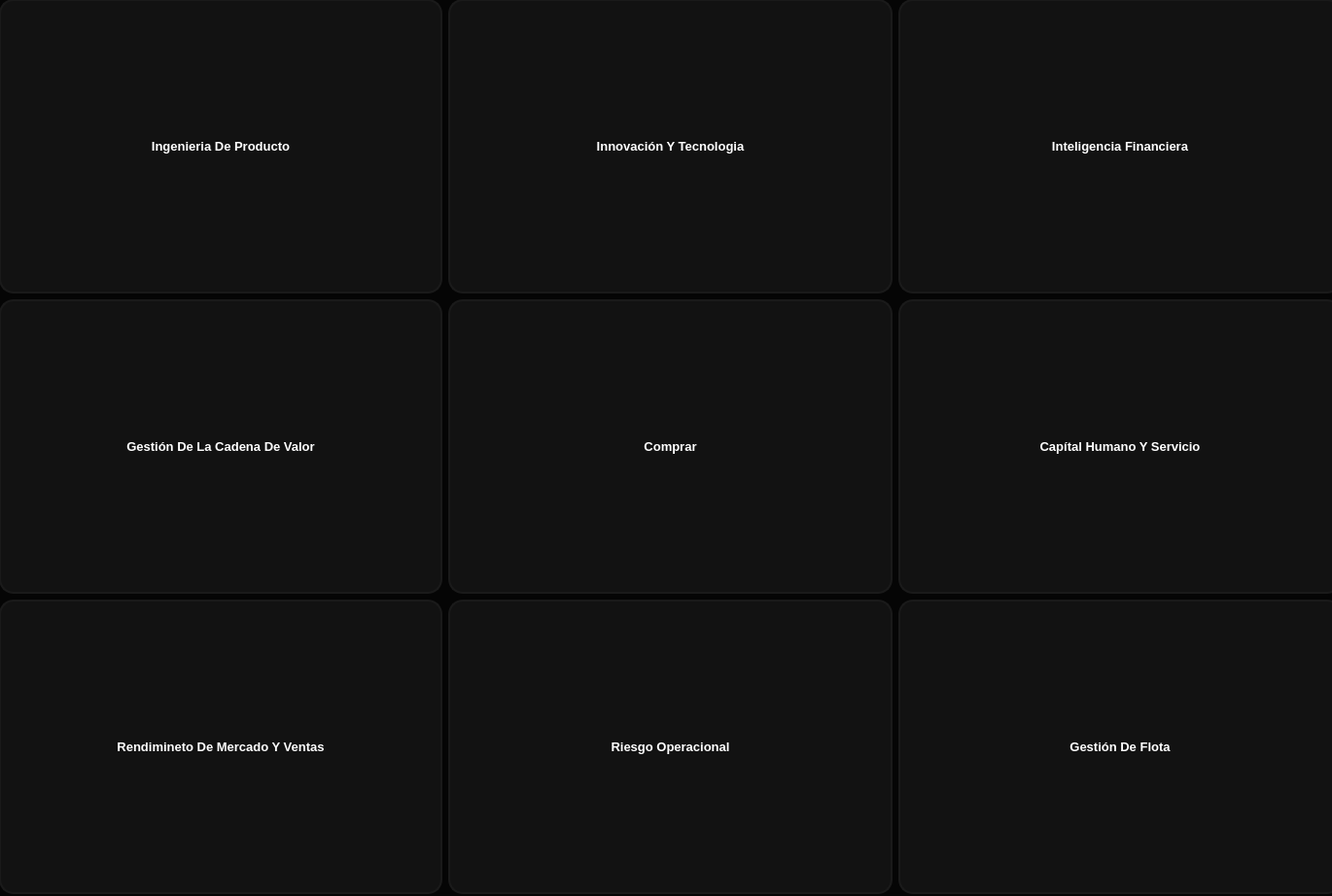
<?xml version="1.0" encoding="UTF-8"?>
<ui version="4.0">
 <class>Rol</class>
 <widget class="QDialog" name="Rol">
  <property name="geometry">
   <rect>
    <x>0</x>
    <y>0</y>
    <width>1370</width>
    <height>922</height>
   </rect>
  </property>
  <property name="windowTitle">
   <string>AutoMetrics 2.0 - Selección de Módulo</string>
  </property>
  <property name="styleSheet">
   <string notr="true">/* Fondo general del diálogo más oscuro */
QDialog {
    background-color: #050505; /* Un negro profundo para que el neón resalte al máximo */
}

/* Estilo para los ToolButtons */
QToolButton {
    background-color: #121212; /* Fondo gris muy oscuro para cada celda */
    color: #ffffff;
    border: 2px solid #1a1a1a;
    border-radius: 15px; /* Bordes redondeados */
    padding: 10px;
    font-size: 13px;
    font-weight: bold;
    text-align: center;
}

/* EFECTO HOVER: Azul/Morado al pasar el mouse */
QToolButton:hover {
    background-color: #1a1a2e; /* Un tono azul noche */
    border: 2px solid #6a0dad; /* Borde morado neón */
    color: #00d4ff; /* Texto azul cian */
}

/* Estilo cuando el botón es presionado */
QToolButton:pressed {
    background-color: #000000;
    border: 2px solid #00d4ff;
}</string>
  </property>
  <property name="windowFilePath">
   <string>AutoMetrics 2.0 - Selección de Módulo</string>
  </property>
  <widget class="QWidget" name="gridLayoutWidget">
   <property name="geometry">
    <rect>
     <x>-1</x>
     <y>-1</y>
     <width>1381</width>
     <height>921</height>
    </rect>
   </property>
   <layout class="QGridLayout" name="gridLayout">
    <item row="0" column="0">
     <widget class="QToolButton" name="toolIngenieria">
      <property name="sizePolicy">
       <sizepolicy hsizetype="Expanding" vsizetype="Expanding">
        <horstretch>0</horstretch>
        <verstretch>0</verstretch>
       </sizepolicy>
      </property>
      <property name="font">
       <font>
        <pointsize>-1</pointsize>
        <bold>true</bold>
       </font>
      </property>
      <property name="cursor">
       <cursorShape>OpenHandCursor</cursorShape>
      </property>
      <property name="text">
       <string>Ingenieria De Producto</string>
      </property>
      <property name="icon">
       <iconset>
        <normalon>:/Icon/Ingenieria.png</normalon>
       </iconset>
      </property>
      <property name="iconSize">
       <size>
        <width>250</width>
        <height>250</height>
       </size>
      </property>
      <property name="toolButtonStyle">
       <enum>Qt::ToolButtonStyle::ToolButtonTextUnderIcon</enum>
      </property>
     </widget>
    </item>
    <item row="1" column="1">
     <widget class="QToolButton" name="toolComprar">
      <property name="sizePolicy">
       <sizepolicy hsizetype="Expanding" vsizetype="Expanding">
        <horstretch>0</horstretch>
        <verstretch>0</verstretch>
       </sizepolicy>
      </property>
      <property name="font">
       <font>
        <pointsize>-1</pointsize>
        <bold>true</bold>
       </font>
      </property>
      <property name="cursor">
       <cursorShape>OpenHandCursor</cursorShape>
      </property>
      <property name="text">
       <string>Comprar</string>
      </property>
      <property name="icon">
       <iconset>
        <normalon>:/Icon/autometrics.png</normalon>
       </iconset>
      </property>
      <property name="iconSize">
       <size>
        <width>250</width>
        <height>400</height>
       </size>
      </property>
      <property name="toolButtonStyle">
       <enum>Qt::ToolButtonStyle::ToolButtonTextUnderIcon</enum>
      </property>
     </widget>
    </item>
    <item row="2" column="0">
     <widget class="QToolButton" name="toolRendimiento">
      <property name="sizePolicy">
       <sizepolicy hsizetype="Expanding" vsizetype="Expanding">
        <horstretch>0</horstretch>
        <verstretch>0</verstretch>
       </sizepolicy>
      </property>
      <property name="font">
       <font>
        <pointsize>-1</pointsize>
        <bold>true</bold>
       </font>
      </property>
      <property name="cursor">
       <cursorShape>OpenHandCursor</cursorShape>
      </property>
      <property name="text">
       <string>Rendimineto De Mercado Y Ventas</string>
      </property>
      <property name="icon">
       <iconset>
        <normalon>:/Icon/rendimiento de mercado y ventas.png</normalon>
       </iconset>
      </property>
      <property name="iconSize">
       <size>
        <width>250</width>
        <height>250</height>
       </size>
      </property>
      <property name="toolButtonStyle">
       <enum>Qt::ToolButtonStyle::ToolButtonTextUnderIcon</enum>
      </property>
     </widget>
    </item>
    <item row="1" column="0">
     <widget class="QToolButton" name="toolGestion">
      <property name="sizePolicy">
       <sizepolicy hsizetype="Expanding" vsizetype="Expanding">
        <horstretch>0</horstretch>
        <verstretch>0</verstretch>
       </sizepolicy>
      </property>
      <property name="font">
       <font>
        <pointsize>-1</pointsize>
        <bold>true</bold>
       </font>
      </property>
      <property name="cursor">
       <cursorShape>OpenHandCursor</cursorShape>
      </property>
      <property name="text">
       <string>Gestión De La Cadena De Valor</string>
      </property>
      <property name="icon">
       <iconset>
        <normalon>:/Icon/gestion de la cadena de valores.png</normalon>
       </iconset>
      </property>
      <property name="iconSize">
       <size>
        <width>250</width>
        <height>250</height>
       </size>
      </property>
      <property name="toolButtonStyle">
       <enum>Qt::ToolButtonStyle::ToolButtonTextUnderIcon</enum>
      </property>
     </widget>
    </item>
    <item row="0" column="1">
     <widget class="QToolButton" name="toolInnovacion">
      <property name="sizePolicy">
       <sizepolicy hsizetype="Expanding" vsizetype="Expanding">
        <horstretch>0</horstretch>
        <verstretch>0</verstretch>
       </sizepolicy>
      </property>
      <property name="font">
       <font>
        <pointsize>-1</pointsize>
        <bold>true</bold>
       </font>
      </property>
      <property name="cursor">
       <cursorShape>OpenHandCursor</cursorShape>
      </property>
      <property name="text">
       <string>Innovación Y Tecnologia</string>
      </property>
      <property name="icon">
       <iconset>
        <normalon>:/Icon/innovacion y tecnologia.png</normalon>
       </iconset>
      </property>
      <property name="iconSize">
       <size>
        <width>250</width>
        <height>250</height>
       </size>
      </property>
      <property name="toolButtonStyle">
       <enum>Qt::ToolButtonStyle::ToolButtonTextUnderIcon</enum>
      </property>
     </widget>
    </item>
    <item row="2" column="1">
     <widget class="QToolButton" name="toolRiesgo">
      <property name="sizePolicy">
       <sizepolicy hsizetype="Expanding" vsizetype="Expanding">
        <horstretch>0</horstretch>
        <verstretch>0</verstretch>
       </sizepolicy>
      </property>
      <property name="font">
       <font>
        <pointsize>-1</pointsize>
        <bold>true</bold>
       </font>
      </property>
      <property name="cursor">
       <cursorShape>OpenHandCursor</cursorShape>
      </property>
      <property name="text">
       <string>Riesgo Operacional</string>
      </property>
      <property name="icon">
       <iconset>
        <normalon>:/Icon/riesgo operacional.png</normalon>
       </iconset>
      </property>
      <property name="iconSize">
       <size>
        <width>250</width>
        <height>400</height>
       </size>
      </property>
      <property name="toolButtonStyle">
       <enum>Qt::ToolButtonStyle::ToolButtonTextUnderIcon</enum>
      </property>
     </widget>
    </item>
    <item row="2" column="2">
     <widget class="QToolButton" name="toolFlota">
      <property name="sizePolicy">
       <sizepolicy hsizetype="Expanding" vsizetype="Expanding">
        <horstretch>0</horstretch>
        <verstretch>0</verstretch>
       </sizepolicy>
      </property>
      <property name="font">
       <font>
        <pointsize>-1</pointsize>
        <bold>true</bold>
       </font>
      </property>
      <property name="cursor">
       <cursorShape>OpenHandCursor</cursorShape>
      </property>
      <property name="text">
       <string>Gestión De Flota</string>
      </property>
      <property name="icon">
       <iconset>
        <normalon>:/Icon/flota.png</normalon>
       </iconset>
      </property>
      <property name="iconSize">
       <size>
        <width>250</width>
        <height>250</height>
       </size>
      </property>
      <property name="toolButtonStyle">
       <enum>Qt::ToolButtonStyle::ToolButtonTextUnderIcon</enum>
      </property>
     </widget>
    </item>
    <item row="1" column="2">
     <widget class="QToolButton" name="toolCapital">
      <property name="sizePolicy">
       <sizepolicy hsizetype="Expanding" vsizetype="Expanding">
        <horstretch>0</horstretch>
        <verstretch>0</verstretch>
       </sizepolicy>
      </property>
      <property name="font">
       <font>
        <pointsize>-1</pointsize>
        <bold>true</bold>
       </font>
      </property>
      <property name="cursor">
       <cursorShape>OpenHandCursor</cursorShape>
      </property>
      <property name="text">
       <string>Capítal Humano Y Servicio</string>
      </property>
      <property name="icon">
       <iconset>
        <normalon>:/Icon/capital humano y servicio.png</normalon>
       </iconset>
      </property>
      <property name="iconSize">
       <size>
        <width>250</width>
        <height>250</height>
       </size>
      </property>
      <property name="toolButtonStyle">
       <enum>Qt::ToolButtonStyle::ToolButtonTextUnderIcon</enum>
      </property>
     </widget>
    </item>
    <item row="0" column="2">
     <widget class="QToolButton" name="toolFinanciera">
      <property name="sizePolicy">
       <sizepolicy hsizetype="Expanding" vsizetype="Expanding">
        <horstretch>0</horstretch>
        <verstretch>0</verstretch>
       </sizepolicy>
      </property>
      <property name="font">
       <font>
        <pointsize>-1</pointsize>
        <bold>true</bold>
       </font>
      </property>
      <property name="cursor">
       <cursorShape>OpenHandCursor</cursorShape>
      </property>
      <property name="text">
       <string>Inteligencia Financiera</string>
      </property>
      <property name="icon">
       <iconset>
        <normalon>:/Icon/inteligencia financiera.png</normalon>
       </iconset>
      </property>
      <property name="iconSize">
       <size>
        <width>250</width>
        <height>250</height>
       </size>
      </property>
      <property name="toolButtonStyle">
       <enum>Qt::ToolButtonStyle::ToolButtonTextUnderIcon</enum>
      </property>
     </widget>
    </item>
   </layout>
  </widget>
 </widget>
 <resources>
  <include location="Iconos/Iconos.qrc"/>
 </resources>
 <connections/>
</ui>
